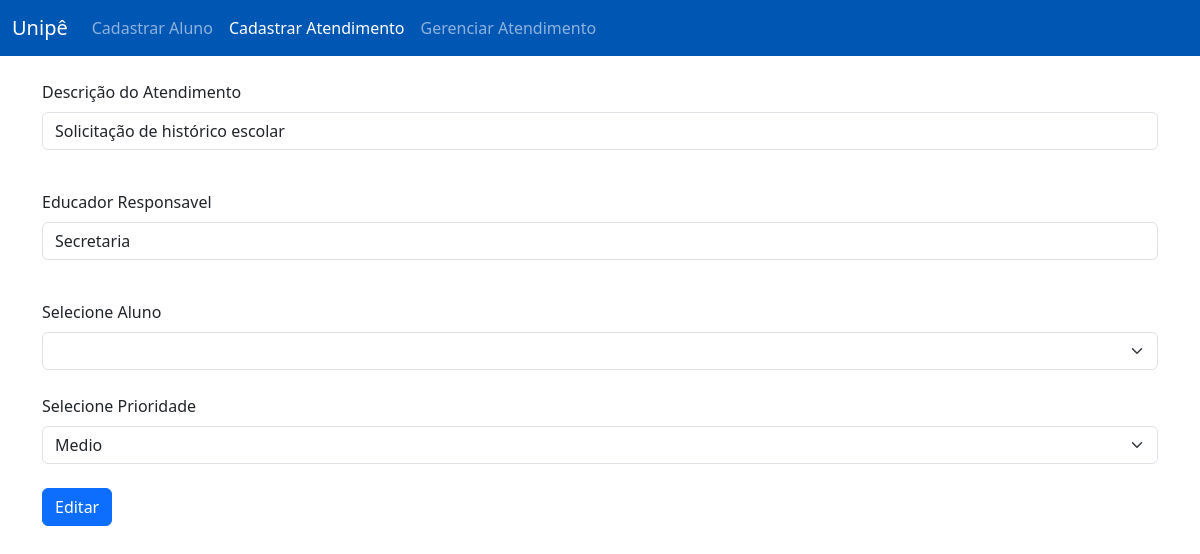
The app's page /editar.php?id=3 with its own data.
### tables this page shows
CREATE TABLE `atendimento` (
  `id` int(11) NOT NULL,
  `id_aluno` int(11) DEFAULT NULL,
  `descricao` varchar(200) DEFAULT NULL,
  `nome_educador` varchar(200) DEFAULT NULL,
  `prioridade` enum('Alto','Medio','Baixo') DEFAULT NULL,
  `status` enum('a esperar','em atendimento','finalizado') DEFAULT NULL
);

### editar.php (the view, shortened to what this page needs)
<!DOCTYPE html>
<html lang="en">
<head>
    <link href="css/bootstrap.min.css" rel="stylesheet">
</head>
<body>
<nav class="navbar navbar-expand-lg" data-bs-theme="dark" style="background-color: #0056b3;">
  <div class="container-fluid">
    <a class="navbar-brand" href="#">Unipê</a>
    <div class="collapse navbar-collapse" id="navbarSupportedContent">
      <ul class="navbar-nav me-auto mb-2 mb-lg-0">
        <li class="nav-item">
          <a class="nav-link"  href="index.php">Cadastrar Aluno</a>
        </li>
        <li class="nav-item">
          <a class="nav-link active" aria-current="page" href="cadastrar.php">Cadastrar Atendimento</a>
        </li>
        <li class="nav-item">
          <a class="nav-link" href="gerenciar.php">Gerenciar Atendimento</a>
        </li>
      </ul>
    </div>
  </div>
</nav>
<div class="container">
<?php
$id = $_GET['id'];
$db = new PDO("mysql:host=localhost;
dbname=mysql","root","");
$atendimento = $db->prepare("SELECT * FROM atendimento
WHERE id=:id");
$atendimento->bindValue(':id', $id);
$atendimento->execute();
$atendimento = $atendimento->fetch(PDO::FETCH_ASSOC);
?>
  <form action="conexao/atendimentoEditar.php?id=<?php echo $atendimento['id'];?>" method="post">
    <br>
    <div class="mb-3">
  <label for="exampleFormControlInput1" class="form-label">Descrição do Atendimento</label>
  <input type="text" value="<?php echo $atendimento['descricao'];?>" class="form-control" name="descricao" id="exampleFormControlInput1" placeholder="Digite a descrição do atendimento" required>
</div>
<br>
<div class="mb-3">
  <label for="exampleFormControlInput1" class="form-label">Educador Responsavel</label>
  <input type="text" value="<?php echo $atendimento['nome_educador'];?>" class="form-control" name="educador"  id="exampleFormControlInput1" placeholder="Digite o nome" required>
</div>
<br>
<label for="exampleFormControlInput1" class="form-label">Selecione Aluno</label>
<select class="form-select" aria-label="Default select example" name="idAluno" required>
</select>
<br>
<label for="exampleFormControlInput1" class="form-label">Selecione Prioridade</label>
<select class="form-select" name="prioridade"  aria-label="Default select example">
<option value="<?php echo $atendimento['prioridade'];?>">
  <?php echo $atendimento['prioridade'];?>
</option>
</select>
<br>
<div class="col-auto">
    <button type="submit" class="btn btn-primary mb-3">Editar</button>
  </div>
  </form>
</div>
</body>
</html>

### records on screen
atendimento: descricao "Solicitação de histórico escolar", educador "Secretaria", prioridade "Medio"
